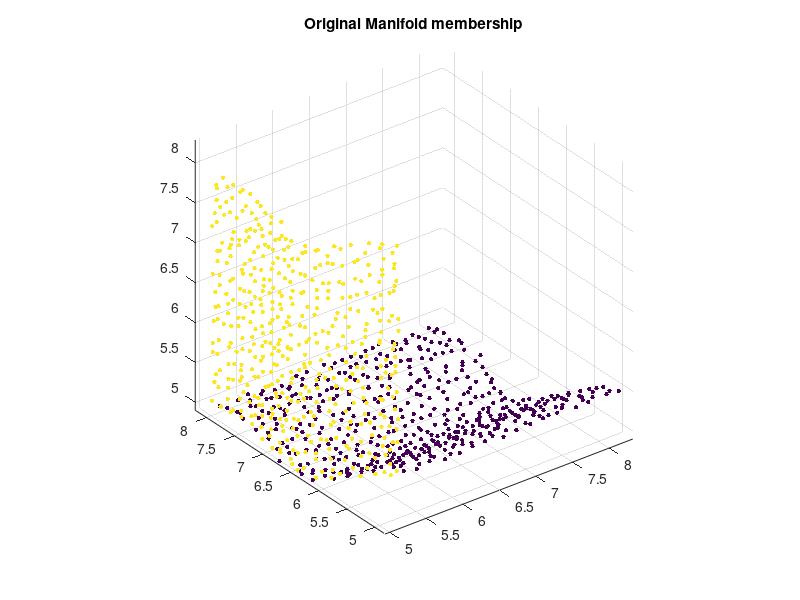

Reproduce this figure in MATLAB. (Note: this script raises an error after producing the figure.)
clear all
close all
clc
%% testLRNE.m
% This code file is used to test the LRNE algorithm on a 3D toy dataset
% with 2 manifolds. There are two variant of the LRNE algorithm available
% in this toolbox:
%   1) CVX version: This version uses the CVX toolbox to solve the LRNE
%   optimization and requires the the CVX toolbox for MATLAB available 
%   online @ :http://cvxr.com/cvx.
%   2) ADMM solution: In this case the optimization problem is solved using
%   the ADMM based solution described in the paper.

load test_dataSet.mat
%% DISPLAY THE MANIFOLDS IN THE TEST DATASET- TRUE LABELS
figure('Color', [1,1,1])
scatter3(totalPts(:,1),totalPts(:,2),totalPts(:,3),100,labels,'.')
axis equal
title('Original Manifold membership')
%% PERFORM LRNE TO GET THE LRNE RECONSTRUCTION MATRIX
lambda = 1e-1;
k = 30;
% The CVX version
% [R] = fnLowRankNeigh_cvx(totalPts',lambda,k, 1e-4, 1e-6, 1e2);
% The ADMM version
[R] = fnLowRankNeigh_ADMM(totalPts',lambda,k, 1e-4, 1e-6, 1e2);    
%% PERFORM THE CLUSTERING TO GET THE MISCLASSIFICATION RATE

% extract the adjacency matrix 
%(note this is not the exact adjacency matrix defined in the paper but a 
% quick version for illustration purposes for best results use the version
% described in the paper)
W = max(abs(R'),abs(R));

% calculate the symmetrized Laplacian matrix
D = diag(sum(W));
L = D - W;
L_sym = eye(size(D)) - (inv(D.^0.5)*W*inv(D.^0.5));
% calculate the eigne vectors
[eigVec,eigVal] = eig(L_sym);

figure('Color' ,[1,1,1])
subplot(1,2,1)
plot(eigVec(:,2))
subplot(1,2,2)
plot(eigVec(:,3))
%%
% threshold to perform clustering
estLabels = zeros(size(eigVec(:,2)));
estLabels(eigVec(:,2)<0) = 1;
estLabels(eigVec(:,2)>=0) = 2;
% the misclassification rate in percentage
classPerf = sum(abs(labels - estLabels))/length(labels)*100;
classPerf = min(classPerf, (100-classPerf));
fprintf('The misclassification rate (in percent) is %1.3f\n', classPerf);

%% DISPLAY THE MANIFOLDS IN THE TEST DATASET- estimated labels
figure('Color', [1,1,1])
scatter3(totalPts(:,1),totalPts(:,2),totalPts(:,3),100,estLabels,'.')
axis equal
title('Estimated Manifold membership')
%% PERFORM EMBEDDING
[Y] = dataEmbed_v2(R,2);

% GET THE INDICIES OF EACH CLASS
i1 = find(estLabels ==1);
i2 = find(estLabels ==2);

% DISPLAY THE EMBEDDING
figure(6)
set(gcf,'Color',[1 1 1])
subplot(1,2,1)
scatter(Y(i1,1),Y(i1,2),150,'b.')
set(gca,'XTickLabel','','YTickLabel','')
% view([33 90])
% axis equal
subplot(1,2,2)
scatter(Y(i2,1),Y(i2,2),150,'r.')
set(gca,'XTickLabel','','YTickLabel','')